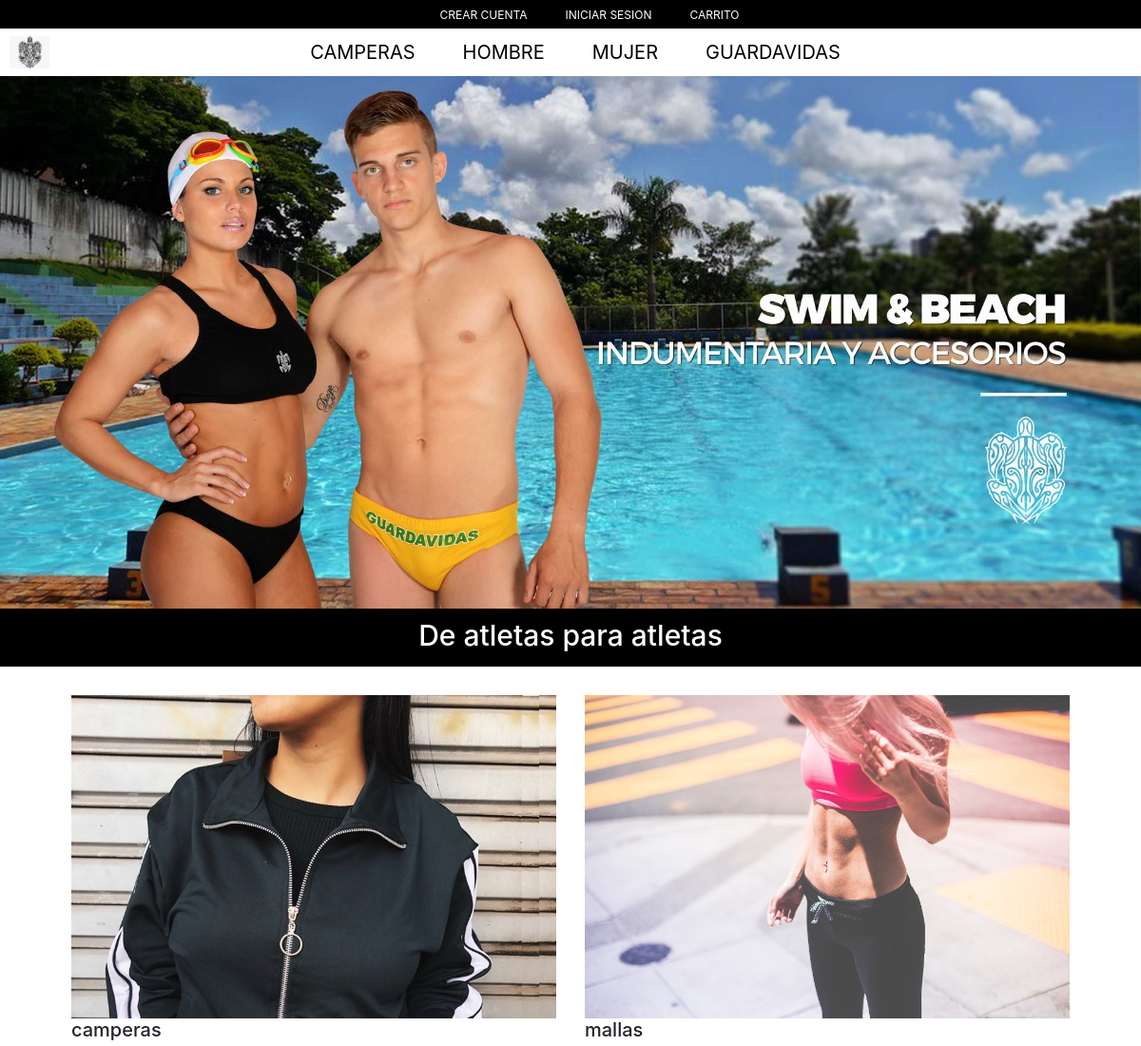
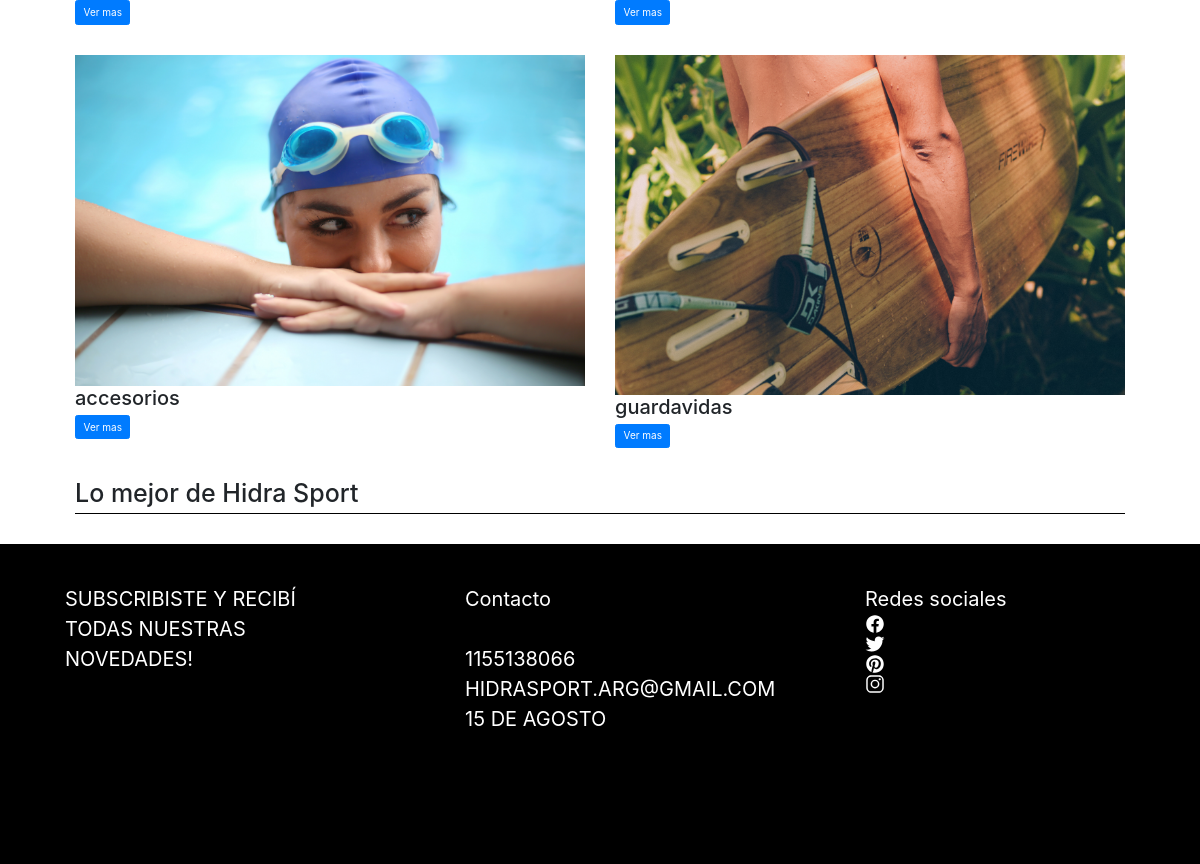
The page / on the database its author committed (2 pictures, top to bottom).
### store/models.py (models this page shows, shortened)
class Categorias(models.Model):
    nombre = models.CharField(max_length=20)
    destacada = models.BooleanField(default=False)
    imagen = models.ImageField(upload_to='images/')

class Secciones(models.Model):
    nombre = models.CharField(max_length=100)
    imagen = models.ImageField(upload_to='images/', help_text="La imagen debe ser 1.5 mas ancha que alta. Minimo 1000x670px ")
    categorias = models.OneToOneField('Categorias', related_name='secciones', on_delete=models.CASCADE)

### store/views.py (the view)
# urls.py: path('', views.index, name='index'),
def index(request):
    secciones = Secciones.objects.all()
    lomejor = Product.objects.filter(categorias__nombre__contains="lomejor")
    destacadas=Categorias.objects.filter(destacada=True)
    context = {
        "secciones": secciones,
        "lomejor": lomejor,
        "destacadas": destacadas
    }
    return render(request, 'index.html', context)

### store/templates/index.html (shortened to what this page needs)
{% extends "base.html" %}
{% load static %}
{% block page_content %}
<section class="hero">
</section>
<section class="belowhero">
    <h2>De atletas para atletas</h2>
</section>
<section id="main" class="container-fluid">
    <div class="row">
        {% for seccion in secciones %}
        <div class="col-sm-6 section-item">
            <div class="img-main">
                <img src="{% static seccion.imagen.url %}" alt="">
            </div>
            <h2>{{ seccion.nombre }}</h2>
            <a href="/{{seccion.categorias.nombre}}"
               class="btn btn-primary">
                Ver mas
            </a>
        </div>
        {% endfor %}
    </div>
</section>
<section id="bestof" class="container-fluid">
    <div class="bestof-title">
        <h1>Lo mejor de Hidra Sport</h1>
    </div>
</section>
{% endblock %}

### hidrasport/templates/base.html (shortened to what this page needs)
{% load static %}
<head>
    <link rel="stylesheet" href="{% static 'style.css' %}">
    <link rel="stylesheet" href="https://stackpath.bootstrapcdn.com/bootstrap/4.5.0/css/bootstrap.min.css">
</head>
<section class="top-line">
    <div class="container-top-line">
        <ul class="top-list">
            {% if user.is_authenticated %}
                <li class="top-item">
                    Bienvenido {{user.username}}
                </li>
            <li class="top-item"><a href="/logout/">Salir</a></li>
            {% else %}
            <li class="top-item"><a href="/register">Crear Cuenta</a></li>
            <li class="top-item"><a href="/login/">Iniciar sesion</a></li>
            {% endif %}
            <li class="top-item"><a href="/cart-detail/">carrito</a></li>
        </ul>
    </div>
</section>
<nav class="navbar navbar-expand-sm navbar-light bg-faded flex-nowrap">
    <span class="navbar-brand w-100"><a href="/"><img src="{% static 'logo.png' %}" class="logo" alt=""></a></span>
    <div class="navbar-collapse collapse w-100 justify-content-center" id="navbar5">
        <ul class="navbar-nav mx-auto">
            {% for x in destacadas %}
            <li class="nav-item">
                <a class="nav-link" href="/productos/{{x.nombre}}">{{x.nombre}}</a></li>
            {% endfor %}
        </ul>
    </div>
</nav>
{% block page_content %}
{% endblock %}
 <section class="footer">
    <div class="d-flex justify-content-around">
        <div class="col-sm-3">
            SUBSCRIBISTE Y RECIBÍ TODAS NUESTRAS NOVEDADES!
        </div>
        <div class="col-sm-3">
            Contacto<br><br>
            1155138066<br>
            HIDRASPORT.ARG@GMAIL.COM<br>
            15 DE AGOSTO<br>
        </div>
        <div class="col-sm-3">
            Redes sociales<br>
            <ion-icon name="logo-facebook"></ion-icon> <br>
            <ion-icon name="logo-twitter"></ion-icon><br>
            <ion-icon name="logo-pinterest"></ion-icon><br>
            <ion-icon name="logo-instagram"></ion-icon><br>
        </div>
    </div>
</section>

### static/style.css (style rules this page uses)
.top-item a { text-decoration: none; color: white; }
ul { list-style: none; }
img { width: 100%; max-width: 100%; height: auto; }
section { padding: 0 0; }
.top-line { position:relative; color: white; width: 100%; height: 3rem; z-index: 2; background-color: black; font-size: 1.2rem; text-transform: uppercase; }
.top-list { display: flex; justify-content: center; }
.top-item { margin-left: 4rem; margin-top: 0.7rem; }
.logo { width: 15%; }
nav { background-color: white; }
.nav-link { font-size: 2rem; color: black !important; margin: auto 2rem; text-transform: uppercase; }
.hero { width: 100%; height: 70vh; background: url("../static/hero2.jpg") center no-repeat; background-size: cover; position: relative; }
.belowhero { display: flex; background-color: black; color: white; margin-bottom: 3rem; justify-content: center; }
.belowhero h2 { font-size: 3rem; padding: 1rem; }
#main { max-width: 90%; }
.section-item { margin-bottom: 3rem; }
.img-main { max-height: 55vh; overflow: hidden; }
#bestof { max-width: 90%; }
.bestof-title { border-bottom: 1px solid black; margin-bottom: 3rem; }
.footer { font-size: 2rem; color: white; background-color: black; height: 20vh; padding-top: 4rem; min-height: 40vh; }

### rows shown on the page
Categorias: nombre "CAMPERAS"
Categorias: nombre "HOMBRE"
Categorias: nombre "MUJER"
Categorias: nombre "GUARDAVIDAS"
Secciones: imagen (picture), nombre "camperas"
Secciones: imagen (picture), nombre "mallas"
Secciones: imagen (picture), nombre "accesorios"
Secciones: imagen (picture), nombre "guardavidas"
